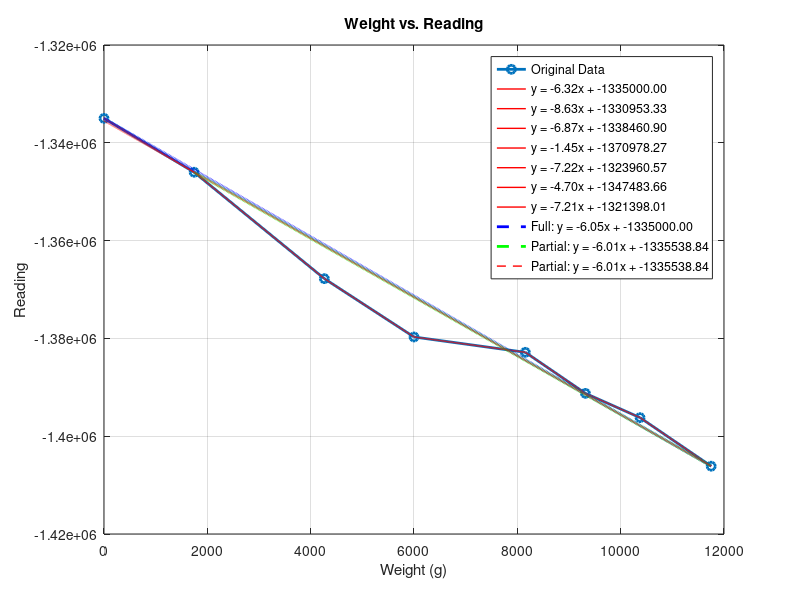
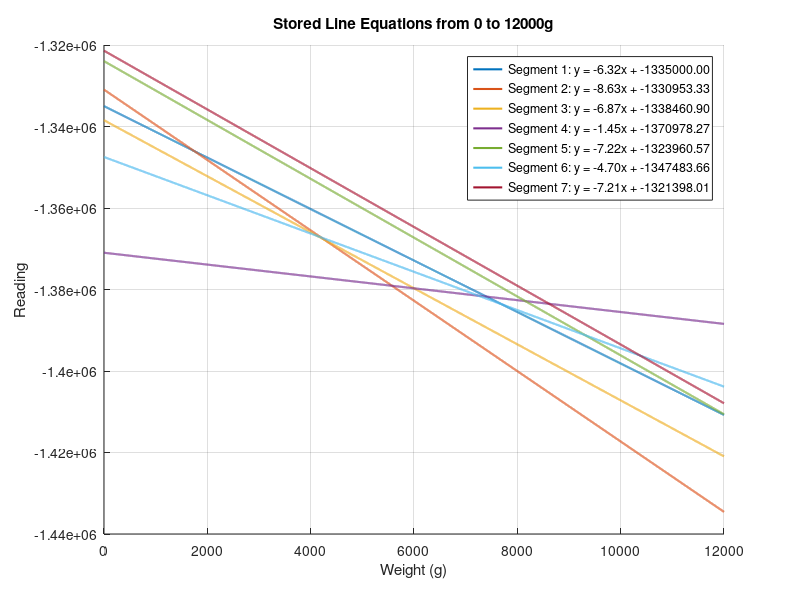
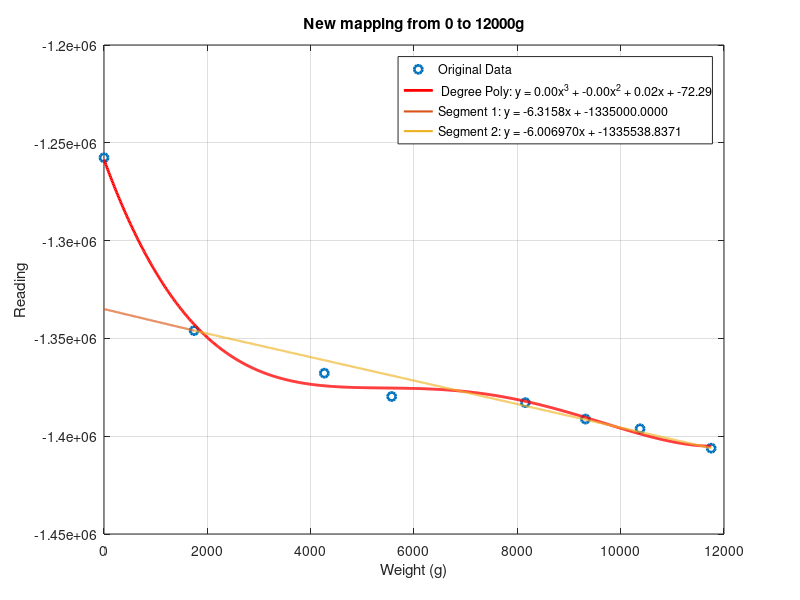

MATLAB code to generate these figures, in order:
close all

%% first plot
% Define the data points
weights = [0, 1745, 4265, 6000, 8155, 9318, 10375, 11752];
readings = [-1335000, -1346021.00, -1367780.62, -1379707.87, -1382843.25, -1391240.62, -1396204.25, -1406132.75];
%-1257623.62
%5568

% Plot the original data
figure(1);
plot(weights, readings, 'o-', 'LineWidth', 2, 'DisplayName', 'Original Data');
xlabel('Weight (g)');
ylabel('Reading');
title('Weight vs. Reading');
grid on;
hold on;

% Initialize arrays to store slopes and intercepts
slopes = [];
intercepts = [];

% Perform linear interpolation and calculate line equations for each segment
for i = 1:length(weights)-1
    % Calculate slope and intercept for the line segment
    slope = (readings(i+1) - readings(i)) / (weights(i+1) - weights(i))
    intercept = readings(i) - slope * weights(i)
    
    % Store the slope and intercept
    slopes = [slopes, slope];
    intercepts = [intercepts, intercept];
    
    % Create a vector of weights with increments of 1.0g between each pair of points
    w = weights(i):1:weights(i+1);
    
    % Linear interpolation for readings
    r = slope * w + intercept;
    
    % Plot each segment separately
    plot(w, r, 'r-', 'LineWidth', 1, 'DisplayName', sprintf('y = %.2fx + %.2f', slope, intercept));
end

%% Linear interpolation using the first and last points
slope_full = (readings(end) - readings(1)) / (weights(end) - weights(1));
intercept_full = readings(1) - slope_full * weights(1);
w_full = weights(1):1:weights(end);
r_full = slope_full * w_full + intercept_full;

% Plot the full interpolation line
plot(w_full, r_full, 'b--', 'LineWidth', 2, 'DisplayName', sprintf('Full: y = %.2fx + %.2f', slope_full, intercept_full));

%% Linear interpolation using the second and last points
slope_partial = (readings(end) - readings(2)) / (weights(end) - weights(2));
intercept_partial = readings(2) - slope_partial * weights(2);
w_partial = weights(2):1:weights(end);
r_partial = slope_partial * w_partial + intercept_partial;

% Plot the partial interpolation line
plot(w_partial, r_partial, 'g--', 'LineWidth', 2, 'DisplayName', sprintf('Partial: y = %.2fx + %.2f', slope_partial, intercept_partial));

% Extend regression to a full range
w_partial = weights(1):1:weights(end);
r_partial = slope_partial * w_partial + intercept_partial;
plot(w_partial, r_partial, 'r--', 'LineWidth', 1, 'DisplayName', sprintf('Partial: y = %.2fx + %.2f', slope_partial, intercept_partial));

% Update legend with line equations
legend('Location', 'best');

hold off;

%% Create a new plot for the stored line equations
figure(2);
hold on;
title('Stored Line Equations from 0 to 12000g');
xlabel('Weight (g)');
ylabel('Reading');
grid on;

% Plot each stored line equation from 0 to 12000g
for i = 1:length(slopes)
    w_range = 0:1:12000;
    r_range = slopes(i) * w_range + intercepts(i);
    plot(w_range, r_range, 'LineWidth', 1.5, 'DisplayName', sprintf('Segment %d: y = %.2fx + %.2f', i, slopes(i), intercepts(i)));
end

% Update legend for the new plot
legend('Location', 'best');

hold off;
%% thrid plot
% Define the data points
weights = [0, 1745, 4265, 5568, 8155, 9318, 10375, 11752];
readings = [-1257623.62, -1346021.00, -1367780.62, -1379707.87, -1382843.25, -1391240.62, -1396204.25, -1406132.75];

% Plot the original data
figure(3);
plot(weights, readings, 'o', 'LineWidth', 2, 'DisplayName', 'Original Data');
xlabel('Weight (g)');
ylabel('Reading');
title('Weight vs. Reading with Polynomial Approximation');
grid on;
hold on;

% Fit a third-degree polynomial to the data
p = polyfit(weights, readings, 4);

% Generate a range of weights for plotting the polynomial curve
w_fit = linspace(min(weights), max(weights), 1000);
r_fit = polyval(p, w_fit);

% Plot the polynomial approximation
plot(w_fit, r_fit, 'r-', 'LineWidth', 2, 'DisplayName', sprintf(' Degree Poly: y = %.2fx^3 + %.2fx^2 + %.2fx + %.2f', p(1), p(2), p(3), p(4)));

% Update legend
legend('Location', 'best');

hold off;

%% new mapping plot 
figure(3)
hold on;
title('New mapping from 0 to 12000g');
xlabel('Weight (g)');
ylabel('Reading');
grid on;

w_range = 0:1:weights(2);
r_range = slopes(1) * w_range + intercepts(1);
plot(w_range, r_range, 'LineWidth', 1.5, 'DisplayName', sprintf('Segment %d: y = %.4fx + %.4f', 1, slopes(1), intercepts(1)));

w_range = weights(2):1:weights(end);
r_range = slope_partial* w_range + intercept_partial;
plot(w_range, r_range, 'LineWidth', 1.5, 'DisplayName', sprintf('Segment %d: y = %4fx + %.4f', 2, slope_partial, intercept_partial));

% Update legend
legend('Location', 'best');

hold off;
